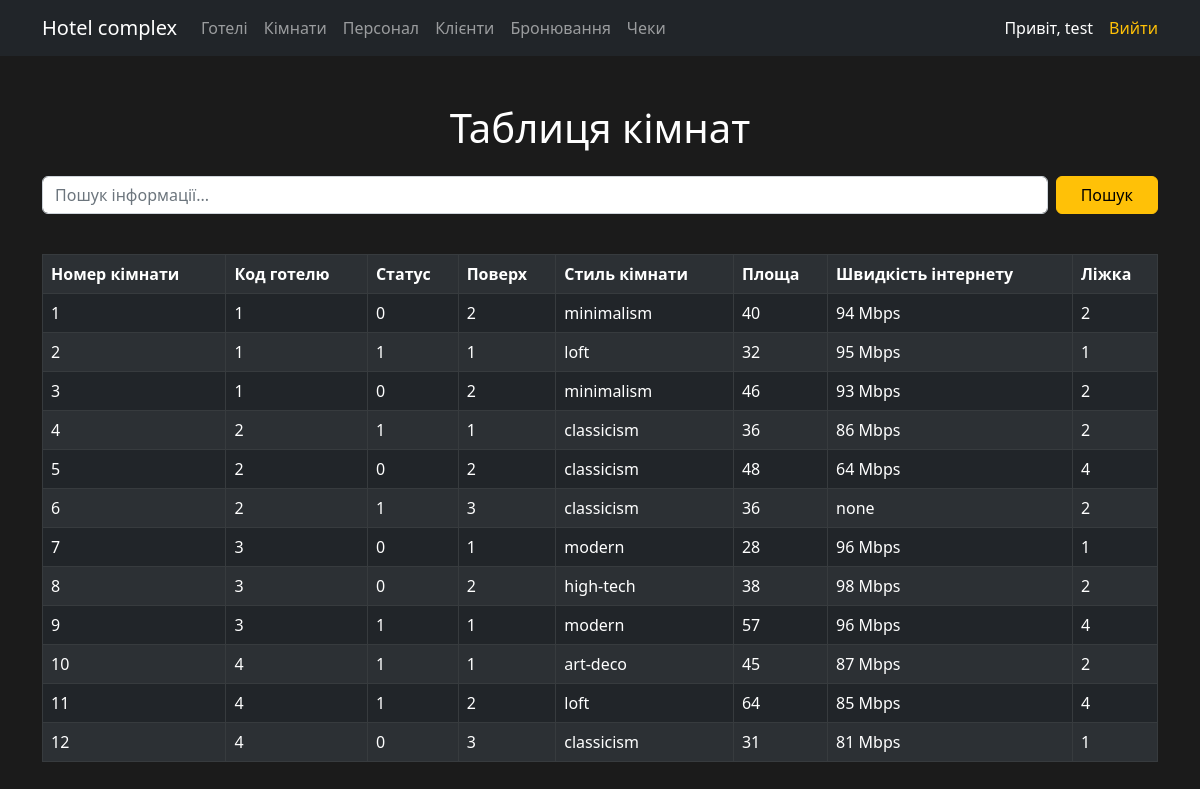
Page /Hotelcomplex/index.php?table=room (signed in) on the committed database.
### tables this page shows
CREATE TABLE `room` (
  `room_number` bigint UNSIGNED NOT NULL,
  `hotel_code` bigint UNSIGNED NOT NULL,
  `status` tinyint(1) NOT NULL,
  `floor` int NOT NULL,
  `style` varchar(30) NOT NULL,
  `room_area` int NOT NULL,
  `internet` varchar(30) NOT NULL,
  `beds` int NOT NULL
);

### Hotelcomplex/includes/connection.php (called while the page is built, shortened)
<?php
function _switch($table) {
    switch ($table) {
        case 'room':
            $name = 'Таблиця кімнат';
            $cols = ['Номер кімнати', 'Код готелю', 'Статус', 'Поверх', "Стиль кімнати", "Площа", "Швидкість інтернету", "Ліжка"];
            $n_cols = [
                'room_number' => $cols[0],
                'hotel_code' => $cols[1],
                'status' => $cols[2],
                'floor' => $cols[3],
                'style' => $cols[4],
                'room_area' => $cols[5],
                'internet' => $cols[6],
                'beds' => $cols[7],
            ];
            break;
    }
    return [
        'name'   => $name,
        'cols'   => $cols,
        'n_cols' => $n_cols
    ];
}

### Hotelcomplex/index.php (the view, shortened to what this page needs)
<?php
require_once("includes/connection.php");
require 'includes/header.php';
$table = htmlspecialchars($_GET['table']);
extract(_switch($table));
$sql = "SELECT * FROM `$table`";
$data = mysqli_query($con, $sql);
if ($data) {
?>
    <div class="container-fluid text-center text-white">
        <h1 class="pt-5"><?= $name ?></h1>
    </div>
    <div class="container">
    <form class="d-flex py-3" role="search" method="POST" action="<?= $_SERVER['REQUEST_URI'] ?>">
        <input class="form-control me-2" name="q" type="search" autocomplete="off" placeholder="Пошук інформації..." value="<?= (isset($_POST['q'])) ? $q : '' ?>" aria-label="Search">
        <button class="btn btn-warning px-4" type="submit">Пошук</button>
      </form>
    <table class="mt-4 table table-dark table-bordered table-striped">
        <tr>
            <?php foreach ($cols as $col) : ?>
                <th><?= htmlspecialchars($col) ?></th>
            <?php endforeach; ?>
        </tr>
        <?php foreach ($data as $row) : ?>
            <tr>
                <?php foreach ($row as $key => $field) : ?>
                    <td>
                        <?= htmlspecialchars($field) ?>
                    </td>
                <?php endforeach; ?>
            </tr>
        <?php endforeach; ?>
    </table>
    </div>
<?php
} else {
    echo ('<h1 style="color: #fff;">This table is empty!</h1>');
}
require 'includes/footer.php';
?>

### Hotelcomplex/css/style.css (style rules this page uses)
body { background-color: rgb(27, 27, 27); color: #fff; }

### rows in the picture
room: room_number "1", hotel_code "1", status "0", floor "2", style "minimalism", room_area "40", internet "94 Mbps", beds "2"
room: room_number "2", hotel_code "1", status "1", floor "1", style "loft", room_area "32", internet "95 Mbps", beds "1"
room: room_number "3", hotel_code "1", status "0", floor "2", style "minimalism", room_area "46", internet "93 Mbps", beds "2"
room: room_number "4", hotel_code "2", status "1", floor "1", style "classicism", room_area "36", internet "86 Mbps", beds "2"
room: room_number "5", hotel_code "2", status "0", floor "2", style "classicism", room_area "48", internet "64 Mbps", beds "4"
room: room_number "6", hotel_code "2", status "1", floor "3", style "classicism", room_area "36", internet "none", beds "2"
room: room_number "7", hotel_code "3", status "0", floor "1", style "modern", room_area "28", internet "96 Mbps", beds "1"
room: room_number "8", hotel_code "3", status "0", floor "2", style "high-tech", room_area "38", internet "98 Mbps", beds "2"
room: room_number "9", hotel_code "3", status "1", floor "1", style "modern", room_area "57", internet "96 Mbps", beds "4"
room: room_number "10", hotel_code "4", status "1", floor "1", style "art-deco", room_area "45", internet "87 Mbps", beds "2"
room: room_number "11", hotel_code "4", status "1", floor "2", style "loft", room_area "64", internet "85 Mbps", beds "4"
room: room_number "12", hotel_code "4", status "0", floor "3", style "classicism", room_area "31", internet "81 Mbps", beds "1"

### other values in the picture
$_SESSION['user'][0] "test"
$name "Таблиця кімнат"
$col "Номер кімнати"
$col "Код готелю"
$col "Статус"
$col "Поверх"
$col "Стиль кімнати"
$col "Площа"
$col "Швидкість інтернету"
$col "Ліжка"
